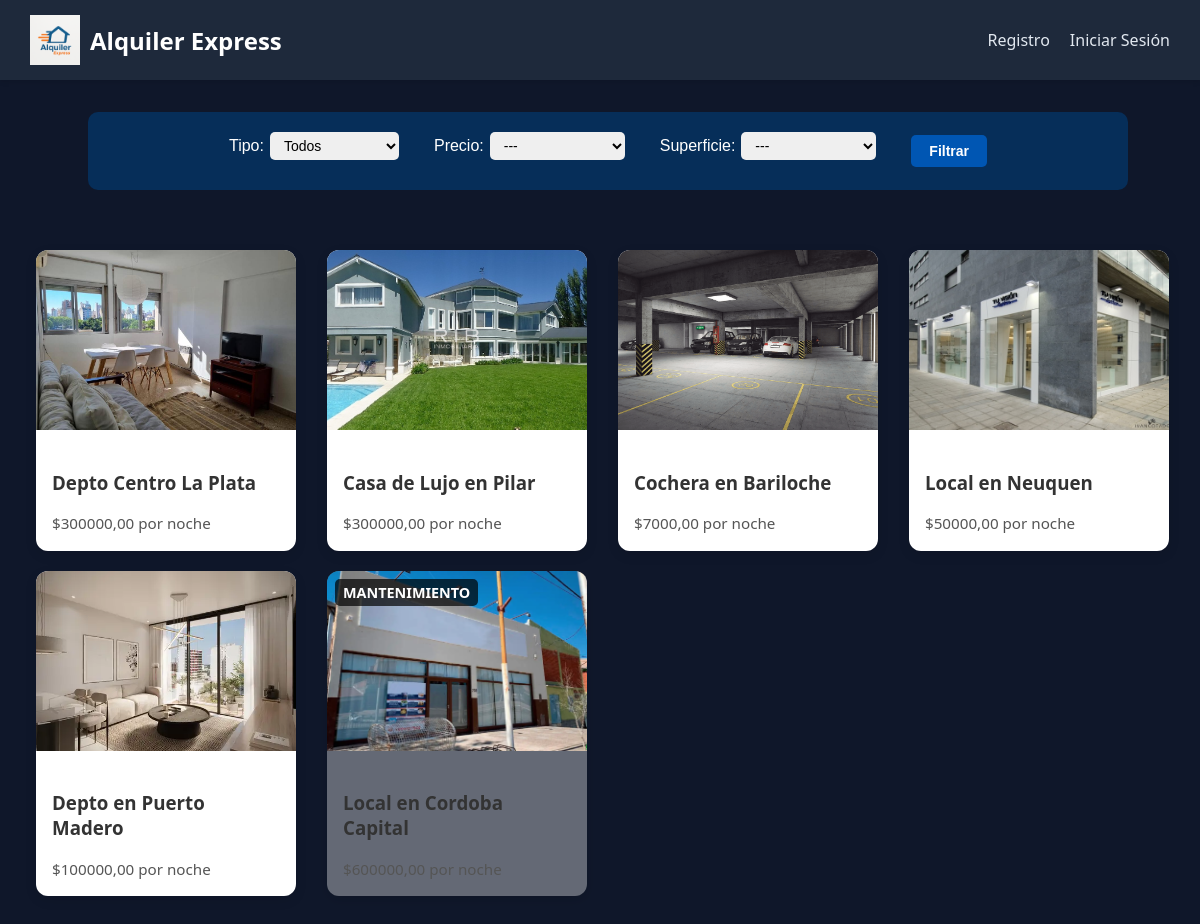
The page / on the database its author committed.
### gestion_inmuebles/models.py (models this page shows, shortened)
class InmueblesSimilares(Inmueble):
    tiene_internet = models.BooleanField(default=False)
    banios = models.PositiveIntegerField(default=0)
    tiene_cochera = models.BooleanField(default=False)
    habitaciones = models.PositiveIntegerField(default=0)

class Departamento(InmueblesSimilares):
    piso = models.PositiveIntegerField(null=True, blank=True)
    cantidad_inquilinos = models.PositiveIntegerField(default=1)

class Inmueble(models.Model):
    activo = models.BooleanField(default=True)
    tipo = models.CharField(default='-', max_length=20, editable=False)
    nombre = models.CharField(max_length=100, unique=True)
    calle = models.CharField(max_length=100, default="-")
    numero = models.PositiveIntegerField(default=0)
    provincia = models.CharField(max_length=100)
    ciudad = models.CharField(max_length=100)
    descripcion = models.TextField(blank=True)
    politica_cancelacion = models.TextField(blank=True)
    estado = models.CharField(default='Disponible', choices=ESTADO_CHOICES)
    precio = models.DecimalField(max_digits=10, decimal_places=2)
    imagen = models.ImageField(upload_to='inmuebles/', blank=True, null=True)
    superficie = models.PositiveIntegerField(default=0)

class Casa(InmueblesSimilares):
    pisos = models.PositiveIntegerField(null=True, blank=True)
    cantidad_inquilinos = models.PositiveIntegerField(default=1)

class Cochera(Inmueble):
    tipo_cochera = models.CharField(default='-', choices=TIPO_COCHERA_CHOICES)
    largo_plaza = models.DecimalField(max_digits=10, decimal_places=2)
    ancho_plaza = models.DecimalField(max_digits=10, decimal_places=2)
    plazas = models.PositiveIntegerField(null=True, blank=True)

class Local(InmueblesSimilares):
    frente = models.DecimalField(max_digits=10, decimal_places=2)
    fondo = models.DecimalField(max_digits=10, decimal_places=2)

### gestion_inmuebles/views.py (the view)
# urls.py: path('', listar_Inmuebles, name='inicio'),
def listar_Inmuebles(request):
    tipo_filtro = request.GET.get('tipo')
    orden_superficie = request.GET.get("orden_superficie")
    orden_precio = request.GET.get("orden_precio")
    largo_plaza = request.GET.get("largo_plaza")
    ancho_plaza = request.GET.get("ancho_plaza")
    usuario = request.user
    puede_ver_reservas = es_empleado(usuario)
    solo_con_reservas = request.GET.get("solo_con_reservas") if puede_ver_reservas else None
    orden_reservas = request.GET.get("orden_reservas") if puede_ver_reservas else None
    inmuebles_base = Inmueble.objects.exclude(activo="0")
    if puede_ver_reservas:
        inmuebles_base = inmuebles_base.annotate(
            reservas_pendientes_count=Count('reserva', filter=Q(reserva__estado='pendiente'))
        )
        if solo_con_reservas == "si":
            inmuebles_base = inmuebles_base.filter(reservas_pendientes_count__gt=0)
    orden_fields = []
    if orden_reservas == "desc":
        orden_fields.append("-reservas_pendientes_count")
    elif orden_reservas == "asc":
        orden_fields.append("reservas_pendientes_count")
    if orden_superficie == "asc":
        orden_fields.append("superficie")
    elif orden_superficie == "desc":
        orden_fields.append("-superficie")
    if orden_precio == "asc":
        orden_fields.append("precio")
    elif orden_precio == "desc":
        orden_fields.append("-precio")
    if orden_fields:
        inmuebles_base = inmuebles_base.order_by(*orden_fields)
    if tipo_filtro:
        inmuebles_base = inmuebles_base.filter(tipo=tipo_filtro)
    inmuebles = []
    for inmueble in inmuebles_base:
        try:
            tipo_obj = Departamento.objects.get(pk=inmueble.pk)
            tipo = "Departamento"
        except Departamento.DoesNotExist:
            try:
                tipo_obj = Casa.objects.get(pk=inmueble.pk)
                tipo = "Casa"
            except Casa.DoesNotExist:
                try:
                    tipo_obj = Local.objects.get(pk=inmueble.pk)
                    tipo = "Local"
                except Local.DoesNotExist:
                    try:
                        tipo_obj = Cochera.objects.get(pk=inmueble.pk)
                        tipo = "Cochera"
                    except Cochera.DoesNotExist:
                        continue
        if tipo.lower() == "cochera":
            if largo_plaza:
                try:
                    largo_plaza_val = float(largo_plaza)
                    if tipo_obj.largo_plaza < largo_plaza_val:
                        continue
                except ValueError:
                    largo_plaza_val = None
                if largo_plaza_val is not None and tipo_obj.largo_plaza < largo_plaza_val:
                    continue
            if ancho_plaza:
                try:
                    ancho_plaza_val = float(ancho_plaza)
                    if tipo_obj.ancho_plaza < ancho_plaza_val:
                        continue
                except ValueError:
                    ancho_plaza_val = None
                if ancho_plaza_val is not None and tipo_obj.ancho_plaza < ancho_plaza_val:
                    continue
        if puede_ver_reservas:
            count = getattr(inmueble, 'reservas_pendientes_count', 0)
            setattr(tipo_obj, 'reservas_pendientes_annotated', count)
        else:
            setattr(tipo_obj, 'reservas_pendientes_annotated', 0)
        inmuebles.append({
            'tipo': tipo,
            'objeto': tipo_obj,
        })
    return render(request, 'gestion_inmuebles/listaInmuebles.html', {
        'inmuebles': inmuebles,
        'tipo': tipo_filtro,
        'largo_plaza': largo_plaza,
        'ancho_plaza': ancho_plaza,
        'puede_ver_reservas': puede_ver_reservas,
        'solo_con_reservas': solo_con_reservas,
        'orden_reservas': orden_reservas,
    })

### gestion_usuarios/views.py (called while the page is built)
def es_empleado(user):
    return user.is_authenticated and user.is_staff

### templates/gestion_inmuebles/listaInmuebles.html (shortened to what this page needs)
{% extends 'base.html' %}
{% load static %}
{% block content %}
<head>
    <link rel="stylesheet" href="{% static 'styles/listaInmuebles.css' %}">
</head>
<body>
</head>
<body>
<div class="filtros">
  <form method="get" class="filtro-form">
    <div>
      <label for="tipo">Tipo:</label>
      <select name="tipo" id="tipo">
        <option value="">Todos</option>
      </select>
    </div>
    <div>
      <label for="orden_precio">Precio:</label>
      <select name="orden_precio" id="orden_precio">
        <option value="">---</option>
      </select>
    </div>
    <div>
      <label for="orden_superficie">Superficie:</label>
      <select name="orden_superficie" id="orden_superficie">
        <option value="">---</option>
      </select>
    </div>
    <button type="submit">Filtrar</button>
  </form>
</div>
<div class="container">
    {% for inmueble in inmuebles %}
        {% if inmueble.objeto.estado == 'Disponible' %}
            {% with inmueble=inmueble.objeto tipo=inmueble.tipo %}
                <a href="{% url 'inmueble_detalle' inmueble.id %}" class="card-link">
                    <div class="card">
                        {% if inmueble.imagen %}
                            <img src="{{ inmueble.imagen.url }}" alt="Imagen de {{ inmueble.nombre }}">
                        {% endif %}
                        <div class="card-content">
                            <h3>{{ inmueble.nombre }}</h3>
                            <p>${{ inmueble.precio }} por noche</p>
                        </div>
                    </div>
                </a>
            {% endwith %}
        {% endif %}
    {% endfor %}
    {% for inmueble in inmuebles %}
        {% if inmueble.objeto.estado == 'Mantenimiento' %}
            {% with inmueble=inmueble.objeto tipo=inmueble.tipo %}
                <a href="{% url 'inmueble_detalle' inmueble.id %}" class="card-link">
                    <div class="card no-disponible" data-estado="{{ inmueble.estado }}">
                        {% if inmueble.imagen %}
                            <img src="{{ inmueble.imagen.url }}" alt="Imagen de {{ inmueble.nombre }}">
                        {% endif %}
                        <div class="card-content">
                            <h3>{{ inmueble.nombre }}</h3>
                            <p>${{ inmueble.precio }} por noche</p>
                        </div>
                    </div>
                </a>
            {% endwith %}
        {% endif %}
    {% endfor %}
</div>
</body>
{% endblock %}

### static/styles/base.css (style rules this page uses)
body { margin: 0; font-family: 'Segoe UI', sans-serif; background-color: #f4f4f4; }

### static/styles/listaInmuebles.css (style rules this page uses)
body { font-family: 'Segoe UI', sans-serif; background-color: #0f172a; color: #f8fafc; margin: 0; }
.container { max-width: 1600x; margin: 0 auto; padding: 20px; display: flex; flex-wrap: wrap; justify-content: center; gap: 10px; }
.card { background-color: #1e293b; border-radius: 12px; box-shadow: 0 4px 12px rgba(0, 0, 0, 0.4); overflow: hidden; width: 260px; transition: transform 0.2s ease; }
.card img { width: 100%; height: 200px; object-fit: cover; }
.card-content { padding: 10px 15px; }
.card p { margin: 6px 0; font-size: 15px; line-height: 1.4; }
.filtros { display: flex; justify-content: center; gap: 10px; margin: 20px 0; flex-wrap: wrap; }
.card-link { text-decoration: none !important; border-bottom: none !important; outline: none !important; color: inherit; display: block; }
.card-link h2, .card-link p { text-decoration: none; }
.card-link * { text-decoration: none !important; }
.filtros { background-color: #062e59; padding: 20px; border-radius: 10px; margin: 20px auto; max-width: 1000px; color: white; font-family: Arial, sans-serif; }
.filtro-form label, .filtro-form select, .filtro-form input { margin-right: 15px; margin-bottom: 10px; }
.filtro-form select, .filtro-form input { padding: 6px 10px; border-radius: 5px; border: none; }
.filtro-form button { padding: 8px 15px; background-color: #0056b3; border: none; color: white; font-weight: bold; border-radius: 5px; cursor: pointer; }
.card.no-disponible { filter: grayscale(10%); background-color: rgba(240, 240, 240, 0.38); position: relative; }
.card.no-disponible::before { content: attr(data-estado); position: absolute; top: 8px; left: 8px; background-color: rgba(0, 0, 0, 0.7); color: white; padding: 4px 8px; border-radius: 5px; font-size: 0.9rem; font-weight: bold; z-index: 1; text-transform: uppercase; }

### templates/gestion_inmuebles/listaInmuebles.html (style rules this page uses)
.filtros { background-color: #062e59; padding: 20px; border-radius: 10px; margin: 20px auto; max-width: 1000px; color: white; font-family: Arial, sans-serif; }
.filtros { background-color: #062e59; padding: 20px; border-radius: 10px; margin: 20px auto; max-width: 1000px; color: white; }
.filtro-form { display: flex; flex-wrap: wrap; gap: 12px 20px; align-items: center; }
.filtro-form > * { display: flex; align-items: center; }
.filtro-form label { margin-right: 6px; white-space: nowrap; }
.filtro-form select, .filtro-form input[type="number"], .filtro-form input[type="checkbox"] { padding: 5px 10px; border-radius: 5px; border: none; font-size: 14px; }
.filtro-form button { padding: 8px 18px; background-color: #0056b3; border: none; color: white; font-weight: bold; border-radius: 5px; cursor: pointer; font-size: 14px; }
.container { max-width: 1200px; margin: auto; padding: 40px 20px; display: grid; grid-template-columns: repeat(auto-fill, minmax(250px, 1fr)); gap: 20px; }
.card { position: relative; background-color: white; border-radius: 12px; box-shadow: 0 4px 12px rgba(0, 0, 0, 0.1); overflow: hidden; text-decoration: none; transition: transform 0.2s ease-in-out, box-shadow 0.2s ease-in-out; color: #333; }
.card img { width: 100%; height: 180px; object-fit: cover; }
.card-content { padding: 16px; }
.card-content p { font-size: 0.95rem; color: #555; margin: 0; }
.card-link { position: relative; display: block; }
.card.no-disponible { filter: grayscale(10%); background-color: rgba(240, 240, 240, 0.38); position: relative; }
.card.no-disponible::before { content: attr(data-estado); position: absolute; top: 8px; left: 8px; background-color: rgba(0, 0, 0, 0.7); color: white; padding: 4px 8px; border-radius: 5px; font-size: 0.9rem; font-weight: bold; z-index: 1; text-transform: uppercase; }

### rows shown on the page
Departamento: imagen (picture), nombre "Depto Centro La Plata", precio "300000,00"
Casa: imagen (picture), nombre "Casa de Lujo en Pilar", precio "300000,00"
Cochera: imagen (picture), nombre "Cochera en Bariloche", precio "7000,00"
Local: imagen (picture), nombre "Local en Neuquen", precio "50000,00"
Departamento: imagen (picture), nombre "Depto en Puerto Madero", precio "100000,00"
Local: imagen (picture), nombre "Local en Cordoba Capital", precio "600000,00"
